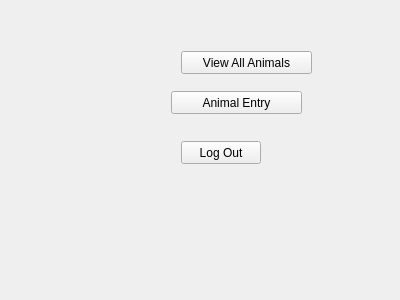
<?xml version="1.0" encoding="UTF-8"?>
<ui version="4.0">
 <class>OwnerHomeScreen</class>
 <widget class="QWidget" name="OwnerHomeScreen">
  <property name="geometry">
   <rect>
    <x>0</x>
    <y>0</y>
    <width>400</width>
    <height>300</height>
   </rect>
  </property>
  <property name="windowTitle">
   <string>Form</string>
  </property>
  <layout class="QHBoxLayout" name="horizontalLayout">
   <item>
    <widget class="QStackedWidget" name="stackedWidget">
     <widget class="QWidget" name="page">
      <widget class="QPushButton" name="homeButton">
       <property name="geometry">
        <rect>
         <x>170</x>
         <y>130</y>
         <width>80</width>
         <height>23</height>
        </rect>
       </property>
       <property name="text">
        <string>Log Out</string>
       </property>
      </widget>
      <widget class="QPushButton" name="animalEntryButton">
       <property name="geometry">
        <rect>
         <x>160</x>
         <y>80</y>
         <width>131</width>
         <height>23</height>
        </rect>
       </property>
       <property name="text">
        <string>Animal Entry</string>
       </property>
      </widget>
      <widget class="QPushButton" name="viewAllAnimals">
       <property name="geometry">
        <rect>
         <x>170</x>
         <y>40</y>
         <width>131</width>
         <height>23</height>
        </rect>
       </property>
       <property name="text">
        <string>View All Animals</string>
       </property>
      </widget>
     </widget>
    </widget>
   </item>
  </layout>
 </widget>
 <resources/>
 <connections/>
</ui>
